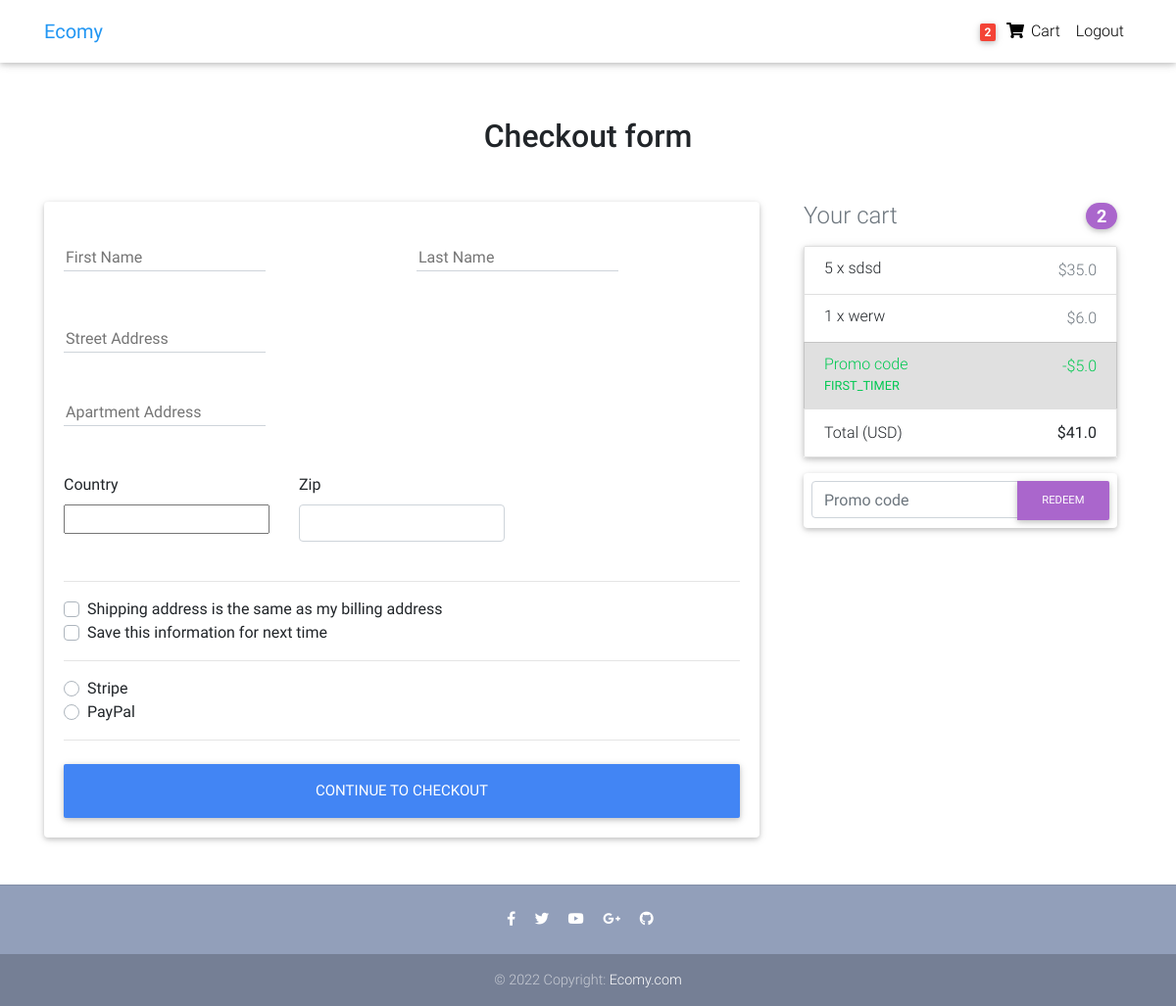
The app's page /checkout/ (signed in) with its own data.
### core/models.py (models this page shows, shortened)
class Order(models.Model):
    user = models.ForeignKey(
        settings.AUTH_USER_MODEL,
        on_delete=models.CASCADE
    )
    items = models.ManyToManyField(OrderItem)
    ordered = models.BooleanField(default=False)
    ordered_date = models.DateTimeField()
    start_date = models.DateTimeField(auto_now_add=True)
    billing_address = models.ForeignKey('BillingAddress', on_delete=models.SET_NULL, blank=True, null=True)
    payment = models.ForeignKey('Payment', on_delete=models.SET_NULL, blank=True, null=True)
    coupon = models.ForeignKey('Coupon', on_delete=models.SET_NULL, blank=True, null=True)
    def get_total(self):
        total = 0
        for order in self.items.all():
            total+=order.get_final_price()
        return total

class OrderItem(models.Model):
    user = models.ForeignKey(
        settings.AUTH_USER_MODEL,
        on_delete=models.CASCADE,
        blank=True,
        null=True
    )
    ordered = models.BooleanField(default=False)
    item = models.ForeignKey(Item, on_delete=models.CASCADE)
    quantity = models.IntegerField(default=1)
    def get_total_discount_price(self):
        return self.quantity * self.item.discount_price
    def get_final_price(self):
        if self.item.discount_price:
            return self.get_total_discount_price()
        return self.get_total_item_price()

class Item(models.Model):
    title = models.CharField(max_length=100)
    price = models.FloatField()
    discount_price = models.FloatField(blank=True, null=True)
    category = models.CharField(choices=CATEGORY_CHOICES, max_length=2)
    label = models.CharField(choices=LABEL_CHOICES, max_length=1)
    slug = models.SlugField(default='test-product')
    decription = models.TextField(default="TEST DESCRIPTION")
    image = models.ImageField()

class Coupon(models.Model):
    code = models.CharField(max_length=15, default='None')
    amount = models.FloatField(default=0)

### core/views.py (the view, shortened to what this page needs)
# urls.py: path('checkout/', CheckoutView.as_view(), name='checkout'),
class CheckoutView(View):
    def get(self, *args, **kwargs):
        try:
            order = Order.objects.get(user=self.request.user, ordered=False)
            form = CheckoutForm()
            context = {
                'form': form,
                'couponform': CouponForm(),
                'order': order,
                'DISPLAY_COUPON_FORM': True
            }
            return render(self.request, "checkout.html", context)
        except ObjectDoesNotExist:
            messages.info(self.request, "You do not have an active order")
            return redirect("core:checkout")

### core/forms.py
class CheckoutForm(forms.Form):
    first_name = forms.CharField(widget=forms.TextInput(
        attrs = {
            'placeholder': 'First Name'
        }
    ))
    last_name = forms.CharField(widget=forms.TextInput(
        attrs = {
            'placeholder': 'Last Name'
        }
    ))
    street_address = forms.CharField(widget=forms.TextInput(
        attrs = {
            'placeholder': 'Street Address'
        }
    ))
    apartment_address = forms.CharField(required=False, widget=forms.TextInput(
        attrs = {
            'placeholder': 'Apartment Address'
        }
    ))
    country = CountryField(blank_label='(Select Country)').formfield(
        widget = CountrySelectWidget(attrs={
            'class': 'custom-select d-block w-100'
        }))
    zip = forms.CharField(widget=forms.TextInput(
        attrs = {
            'class': 'form-control'
        }
    ))
    same_billing_address = forms.BooleanField(widget=forms.CheckboxInput(), required=False)
    save_info = forms.BooleanField(widget=forms.CheckboxInput(), required=False)
    payment_option = forms.ChoiceField(widget=forms.RadioSelect(), choices=PAYMENT_CHOICES)

class CouponForm(forms.Form):
    code = forms.CharField(widget=forms.TextInput(
        attrs={
            'class': 'form-control',
            'placeholder': 'Promo code',
            'aria-label': "Recipient's username",
            'aria-describedby': "basic-addon2"
        }
    ))

### core/templatetags/cart_template_tags.py (called while the page is built)
@register.filter
def cart_item_count(user):
    if user.is_authenticated:
        qs = Order.objects.filter(user=user, ordered=False)
        if qs.exists():
            return qs[0].items.count()
    return 0

### templates/checkout.html (shortened to what this page needs)
{% extends "base.html" %}
{% load crispy_forms_tags %}
{% block content %}
  <main>
    <div class="container wow fadeIn">
      <h2 class="my-5 h2 text-center">Checkout form</h2>
      <div class="row">
        <div class="col-md-8 mb-4">
          <div class="card">
            <form method="POST" class="card-body" action='.'>
              <div class="row">
                <div class="col-md-6 mb-2">
                  <div class="md-form ">
                    {{ form.first_name }}
                  </div>
                </div>
                <div class="col-md-6 mb-2">
                  <div class="md-form">
                    {{ form.last_name }}
                  </div>
                </div>
              </div>
              <div class="md-form mb-5">
                {{ form.street_address }}
              </div>
              <div class="md-form mb-5">
                {{ form.apartment_address }}
              </div>
              <div class="row">
                <div class="col-lg-4 col-md-12 mb-4">
                  <label for="country">Country</label>
                  {{ form.country }}
                </div>
                <div class="col-lg-4 col-md-6 mb-4">
                  <label for="zip">Zip</label>
                  {{ form.zip }}
                </div>
              </div>
              <hr>
              <div class="custom-control custom-checkbox">
                <label class="custom-control-label" for="same-address">Shipping address is the same as my billing address</label>
              </div>
              <div class="custom-control custom-checkbox">
                <label class="custom-control-label" for="save-info">Save this information for next time</label>
              </div>
              <hr>
              <div class="d-block my-3">
                {% for value, name in form.fields.payment_option.choices %}
                <div class="custom-control custom-radio">
                  <label class="custom-control-label" for="{{ name }}">{{ name }}</label>
                </div>
                {% endfor %}
              </div>
              <hr class="mb-4">
              <button class="btn btn-primary btn-lg btn-block" type="submit">Continue to checkout</button>
            </form>
          </div>
        </div>
        <div class="col-md-4 mb-4">
        {% include "order_snippet.html" %}
        </div>
      </div>
    </div>
  </main>
{% endblock %}

### templates/navbar.html (shortened to what this page needs)
{% load cart_template_tags %}
<nav class="navbar fixed-top navbar-expand-lg navbar-light white scrolling-navbar">
    <div class="container">
      <a class="navbar-brand waves-effect" href="https://mdbootstrap.com/docs/jquery/" target="_blank">
        <strong class="blue-text">Ecomy</strong>
      </a>
      <div class="collapse navbar-collapse" id="navbarSupportedContent">
        <ul class="navbar-nav nav-flex-icons">
          {% if request.user.is_authenticated %}
          <li class="nav-item">
            <a href="/order_summary/" class="nav-link waves-effect">
              <span class="badge red z-depth-1 mr-1"> {{ request.user|cart_item_count }} </span>
              <i class="fas fa-shopping-cart"></i>
              <span class="clearfix d-none d-sm-inline-block"> Cart </span>
            </a>
          </li>
          <li class="nav-item">
            <a href="{% url 'account_logout' %}" class="nav-link waves-effect">
              <span class="clearfix d-none d-sm-inline-block"> Logout </span>
            </a>
          </li>
          {% endif %}
        </ul>
      </div>
    </div>
  </nav>

### templates/order_snippet.html (shortened to what this page needs)
<div class="col-md-12 mb-4">
    <h4 class="d-flex justify-content-between align-items-center mb-3">
      <span class="text-muted">Your cart</span>
      <span class="badge badge-secondary badge-pill">{{ order.items.count }}</span>
    </h4>
    <ul class="list-group mb-3 z-depth-1">
      {% for order_item in order.items.all %}
      <li class="list-group-item d-flex justify-content-between lh-condensed">
        <div>
          <h6 class="my-0">{{ order_item.quantity }} x {{ order_item.item.title }}</h6>
        </div>
        <span class="text-muted">${{ order_item.get_final_price }}</span>
      </li>
      {% endfor %}
      <li class="list-group-item d-flex justify-content-between bg-light">
        <div class="text-success">
          <h6 class="my-0">Promo code</h6>
          <small>{{ order.coupon.code }}</small>
        </div>
        <span class="text-success">-${{ order.coupon.amount }}</span>
      </li>
      <li class="list-group-item d-flex justify-content-between">
        <span>Total (USD)</span>
        <strong>${{ order.get_total }}</strong>
      </li>
    </ul>
    {% if DISPLAY_COUPON_FORM %}
    <form class="card p-2" action="{% url 'core:add-coupon' %}" method="POST">
        <div class="input-group">
        {{ couponform.code }}
        <div class="input-group-append">
            <button class="btn btn-secondary btn-md waves-effect m-0" type="submit">Redeem</button>
        </div>
        </div>
    </form>
    {% endif %}
  </div>

### templates/base.html (style rules this page uses)
html, body, header, .carousel { height: 60vh; }

### records on screen
Order: items.count "2", coupon.code "FIRST_TIMER", coupon.amount "5.0", get_total "41.0"
OrderItem: quantity "5", item "sdsd", get_final_price "35.0"
OrderItem: quantity "1", item "werw", get_final_price "6.0"

### other values on screen
{{ request.user|cart_item_count }} "2"
{{ name }} "Stripe" "PayPal"
